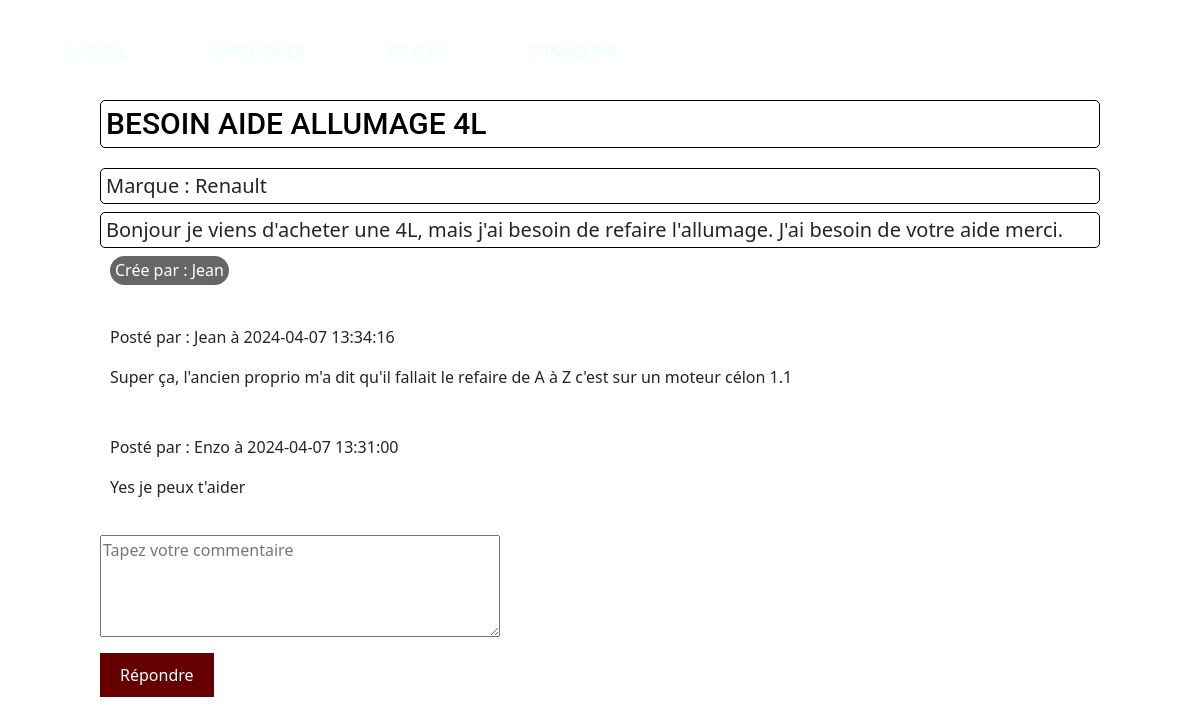
The page /discussion.php?id=76 on the database its author committed.
### tables this page shows
CREATE TABLE `topics` (
  `id` int(11) NOT NULL,
  `user_name` varchar(255) NOT NULL,
  `name` varchar(100) NOT NULL,
  `category` varchar(100) NOT NULL,
  `description` text NOT NULL,
  `brand` varchar(255) NOT NULL,
  `created_at` timestamp NOT NULL DEFAULT CURRENT_TIMESTAMP
);

CREATE TABLE `users` (
  `id` int(11) NOT NULL,
  `username` varchar(255) NOT NULL,
  `email` varchar(255) NOT NULL,
  `password` varchar(255) NOT NULL,
  `created_at` timestamp NOT NULL DEFAULT CURRENT_TIMESTAMP,
  `status` tinyint(1) NOT NULL DEFAULT '0'
);

CREATE TABLE `comments` (
  `id` int(11) NOT NULL,
  `user_name` varchar(255) NOT NULL,
  `topic_id` int(11) NOT NULL,
  `content` text NOT NULL,
  `created_at` timestamp NOT NULL DEFAULT CURRENT_TIMESTAMP
);

### discussion.php (the view, shortened to what this page needs)
<?php
global $conn;
?>
<!DOCTYPE html>
<html lang="fr">
<head>
    <link rel="stylesheet" href="bootstrap/css/bootstrap.css">
    <link rel="stylesheet" href="style2.css">
    <link rel="stylesheet" href="navbar.css">
</head>
<body>
<?php include 'navbar.php'; ?>
<article>
    <?php
    if(isset($_GET['id'])) {
        $topic_id = $_GET['id'];
        $sql_topic = "SELECT topics.*, users.username AS creator_username
              FROM topics
              JOIN users ON topics.user_name = users.username
              WHERE topics.id = :id";
        $stmt_topic = $conn->prepare($sql_topic);
        $stmt_topic->bindParam(":id", $topic_id);
        $stmt_topic->execute();
        $topic = $stmt_topic->fetch(PDO::FETCH_ASSOC);
        if ($topic) {
            echo "<h1>" . htmlspecialchars($topic['name']) . "</h1>";
            echo "<h5> Marque : " . htmlspecialchars($topic['brand']) . "</h5>";
            echo "<h5>" . htmlspecialchars($topic['description']) . "</h5>";
            echo "<h6 class='creePar'> Crée par : " . htmlspecialchars($topic['creator_username']) . "</h6>";
            $sql_messages = "SELECT * FROM comments WHERE topic_id = :topic_id ORDER BY created_at DESC";
            $stmt_messages = $conn->prepare($sql_messages);
            $stmt_messages->bindParam(":topic_id", $topic_id);
            $stmt_messages->execute();
            $messages = $stmt_messages->fetchAll(PDO::FETCH_ASSOC);
            if ($messages) {
                echo "<div class='messages'>";
                foreach ($messages as $message) {
                    echo "<div class='message'>";
                    echo "<p>Posté par : " . htmlspecialchars($message['user_name']) . " à " . htmlspecialchars($message['created_at']) . "</p>";
                    echo "<p>" . htmlspecialchars($message['content']) . "</p>";
                    echo "</div>";
                }
                echo "</div>";
            } else {
                echo "<p>Aucun message n'a été trouvé pour ce sujet.</p>";
            }
            echo "<form action='add_comment.php' method='POST'>";
            echo "<textarea name='content' rows='4' cols='50' placeholder='Tapez votre commentaire'></textarea><br>";
            echo "<input type='submit' value='Répondre'>";
            echo "</form>";
        }
    }
    ?>
</article>
</body>
</html>

### navbar.php (shortened to what this page needs)
<header>
    <nav class="navbar">
        <div class="menu">
            <ul>
                <li>
                    <a href="index.php" class="nav-link">ACCUEIL</a>
                </li>
                <li>
                    <a href="category_list.php" class="nav-link">CATEGORIES</a>
                </li>
                <li>
                    <a href="topic_list.php" class="nav-link">SUJETS</a>
                </li>
                <?php
                if(isset($_SESSION['user']['id'])) {
                    echo '<li class="dropdown">
                          <a href="#" class="dropbtn nav-link">PROFIL</a>
                          <div class="dropdown-content">
                              <a class="nav-link" href="logout.php">Déconnecter</a>
                              <a class="nav-link" href="my_topics.php">Mes sujets</a>
                              <a id="deleteButton" class="nav-link" href="#">Supprimer</a>
                          </div>
                      </li>';
                } else {
                    echo '<li>
                          <a href="login.php" class="nav-link">CONNEXION</a>
                      </li>';
                }
                ?>
            </ul>
        </div>
    </nav>
</header>

### style2.css (style rules this page uses)
:root { --opacite : #1e1e1ead; --red: #660000; --black: #000000; --white: #f0ffff; --font: 'Roboto', sans-serif; }
body { width: 100%; height: 100vh; background-image: url("asset/index.webp"); background-position: right; background-attachment: fixed; }
.messages { margin-top: 20px; }
.message { background-color: white; padding: 10px; margin-bottom: 10px; word-wrap: break-word; }
h1 { color: var(--black); background-color: white; font-family: var(--font); font-size: 30px; margin-bottom: 20px; border: solid 1px var(--black); border-radius: 5px; padding: 5px; }
form textarea { width: 400px; margin-bottom: 10px; }
form input[type="submit"] { background-color: var(--red); color: var(--white); padding: 10px 20px; border: none; cursor: pointer; }
article { margin: 100px; }
h5 { background-color: white; border: 1px solid var(--black); border-radius: 5px; padding: 5px; word-wrap: break-word; }
h6 { margin-left: 10px; margin-bottom: 30px; }
.creePar { color: white; background-color: var(--opacite); width: fit-content; border-radius: 20px; padding: 5px; }

### navbar.css (style rules this page uses)
header { position: fixed; top: 0; display: flex; flex-direction: row; justify-content: space-between; width: 100%; z-index: 888; background-color: transparent; }
.navbar ul li { list-style-type: none; color: var(--black); }
.navbar ul { display: flex; flex-direction: row; column-gap: 50px; margin: 1rem; margin-top: 2rem; }
.navbar ul li a { position: relative; font-family: var(--font); font-weight: 600; color: var(--white); text-decoration: none; }
.navbar ul li a::after { position: absolute; content: " "; background-color: var(--red); height: 2px; width: 0; bottom: -5px; left: 50%; transform: translateX(-50%); transition: all .5s cubic-bezier(.215,.61,.355,1); }
.nav-link { padding-top: 0; padding-bottom: 0; }

### rows shown on the page
topics: name "BESOIN AIDE ALLUMAGE 4L", brand "Renault", description "Bonjour je viens d'acheter une 4L, mais j'ai besoin de refaire l'allumage. J'ai besoin de votre aide merci.", users.username "Jean"
comments: user_name "Jean", created_at "2024-04-07 13:34:16", content "Super ça, l'ancien proprio m'a dit qu'il fallait le refaire de A à Z c'est sur un moteur célon 1.1"
comments: user_name "Enzo", created_at "2024-04-07 13:31:00", content "Yes je peux t'aider"
